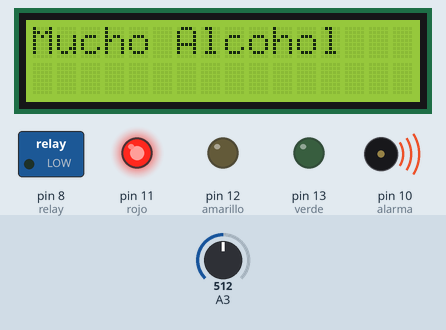
Bench run of a sketch on a simulated Arduino Uno, built with avr-gcc and run on an emulated ATmega328P. On the bench: 16×2 character LCD, switched loads named in the sketch (green lamp = pin HIGH), output pins drawn as LEDs (lit = HIGH), buzzer (waves = sounding). The inputs (shaded band) are chosen by the test bench; at power-on: A3 = 512. What the sketch prints to the serial monitor is not drawn.

Above: at 4.2 s.
4.3 s: A3 set to 441
5.8 s: A3 set to 414
At 7.2 s:
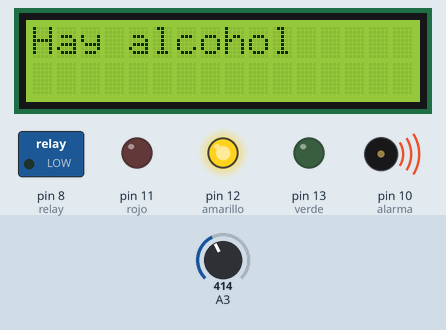
7.5 s: A3 set to 381
At 9.8 s:
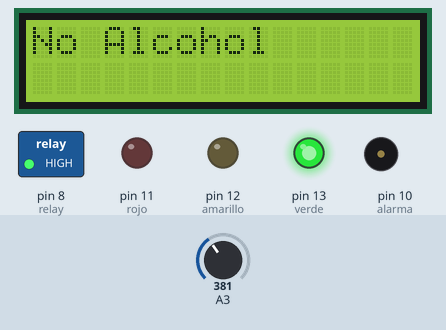
10.1 s: A3 set to 410
At 11.4 s:
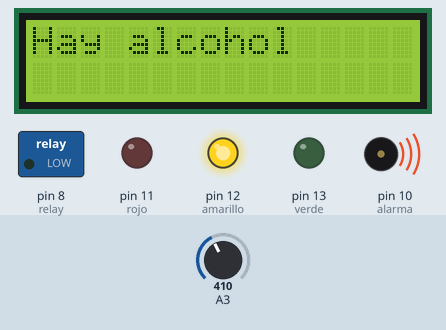
11.8 s: A3 set to 390
At 13.8 s:
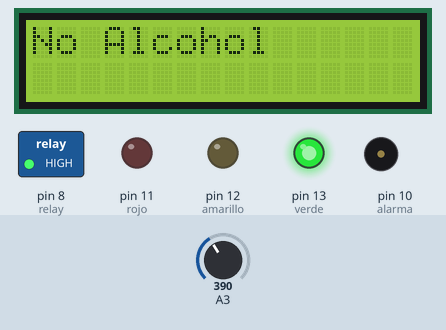
Timing chart, 0 to 15.3 s (numbered marks = the images above; inputs shaded):
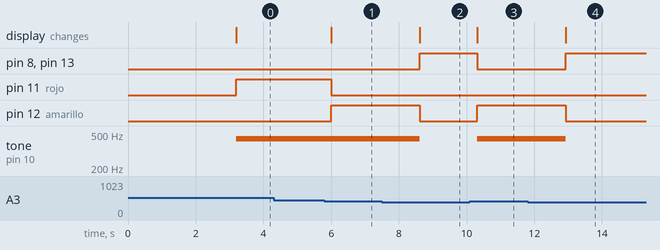

The sketch:

Nivel_Alcohol.ino
```cpp
#include <LiquidCrystal_I2C.h> // Debe descargar la Libreria que controla el I2C
#include<Wire.h>

LiquidCrystal_I2C lcd(0x27,16,2);

int humo;
int alarma = 10;
int rojo = 11;
int amarillo = 12;
int verde = 13;
int relay = 8;

void setup(){
 lcd.init();
 lcd.backlight();
 lcd.clear();
 lcd.setCursor(0,0);
 lcd.print("Bienvenido ");
 delay(3000);
Serial.begin(9600);
pinMode(rojo,OUTPUT);
pinMode(amarillo,OUTPUT);
pinMode(verde,OUTPUT);
pinMode(alarma,OUTPUT);
pinMode(relay,OUTPUT);

}

void loop(){
humo = analogRead(A3);
Serial.println(humo);
delay(100);

if (humo<400)
{
lcd.clear();
lcd.setCursor(0,0);
lcd.print("No Alcohol");

digitalWrite(relay,HIGH);
digitalWrite(verde,HIGH);
digitalWrite(amarillo,LOW);
digitalWrite(rojo,LOW);
noTone(alarma);
}

if ((humo>400) and (humo<430))
{
 lcd.clear();
lcd.setCursor(0,0);
lcd.print("Hay alcohol");

digitalWrite(relay,LOW);
digitalWrite(verde,LOW);
digitalWrite(amarillo,HIGH);
digitalWrite(rojo,LOW);
tone(alarma,440);
delay(500);
tone(alarma,440);
delay(1000);
tone(alarma,440);
delay(900);

}

if (humo>431)
{
lcd.clear();
lcd.setCursor(0,0);
lcd.print("Mucho Alcohol");

digitalWrite(relay,LOW);
digitalWrite(verde,LOW);
digitalWrite(amarillo,LOW);
digitalWrite(rojo,HIGH);
tone(alarma,440);
}
delay(100);
}
```

Measured:
- the behaviour switches between 430 and 429 on A3 (found by bisection; images 0 and 1)
- the behaviour switches between 400 and 399 on A3 (found by bisection; images 1 and 2)
- after the input at 4.3 s, every drawn part: stays the same
- after the input at 5.8 s, pin 11 (rojo): HIGH → LOW after 0.20 s; pin 12 (amarillo): LOW → HIGH after 0.20 s; the display: changes after 0.20 s (image 1)
- after the input at 7.5 s, pin 8 (relay), pin 13 (verde): LOW → HIGH after 1.1 s; pin 12 (amarillo): HIGH → LOW after 1.1 s; tone on pin 10 (alarma): 440 Hz → silent after 1.1 s; the display: changes after 1.1 s (image 2)
- after the input at 10.1 s, pin 8 (relay), pin 13 (verde): HIGH → LOW after 0.22 s; pin 12 (amarillo): LOW → HIGH after 0.22 s; tone on pin 10 (alarma): silent → 440 Hz after 0.22 s; the display: changes after 0.22 s (image 3)
- after the input at 11.8 s, pin 8 (relay), pin 13 (verde): LOW → HIGH after 1.1 s; pin 12 (amarillo): HIGH → LOW after 1.1 s; tone on pin 10 (alarma): 440 Hz → silent after 1.1 s; the display: changes after 1.1 s (image 4)
